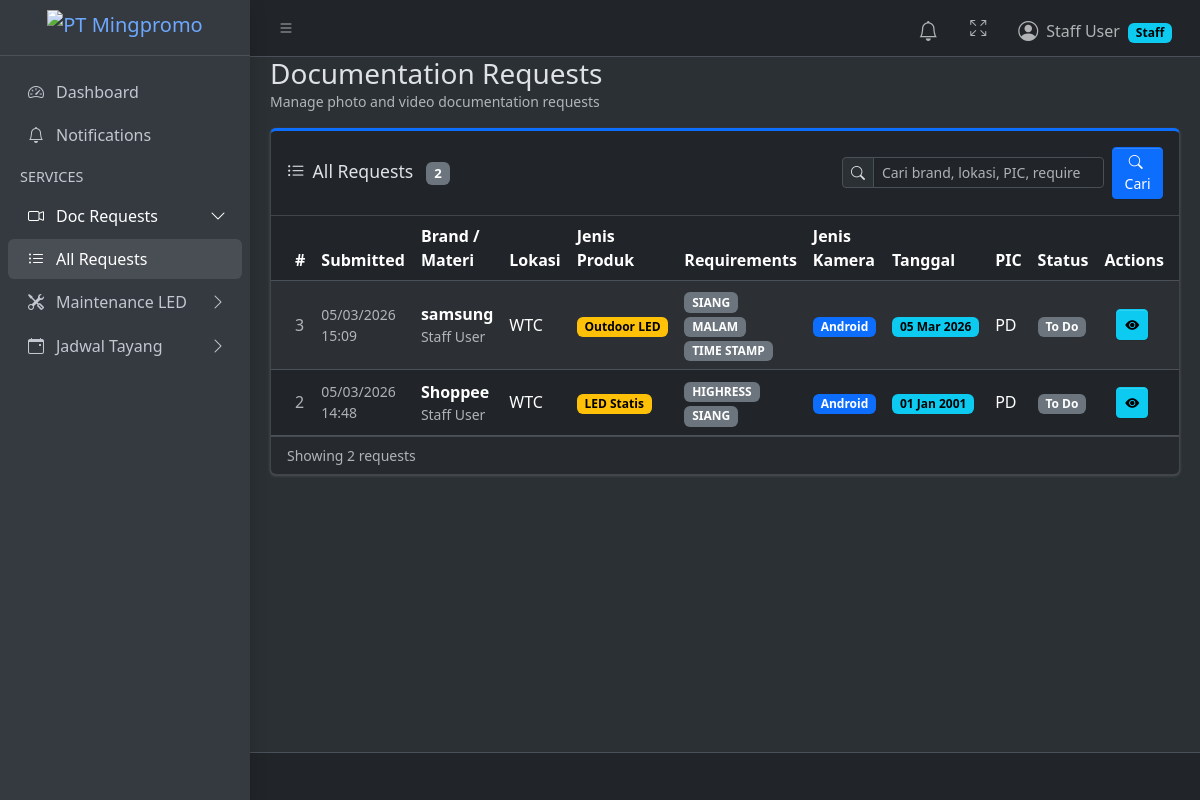
Page /requests/ (signed in) on the earlier database version.
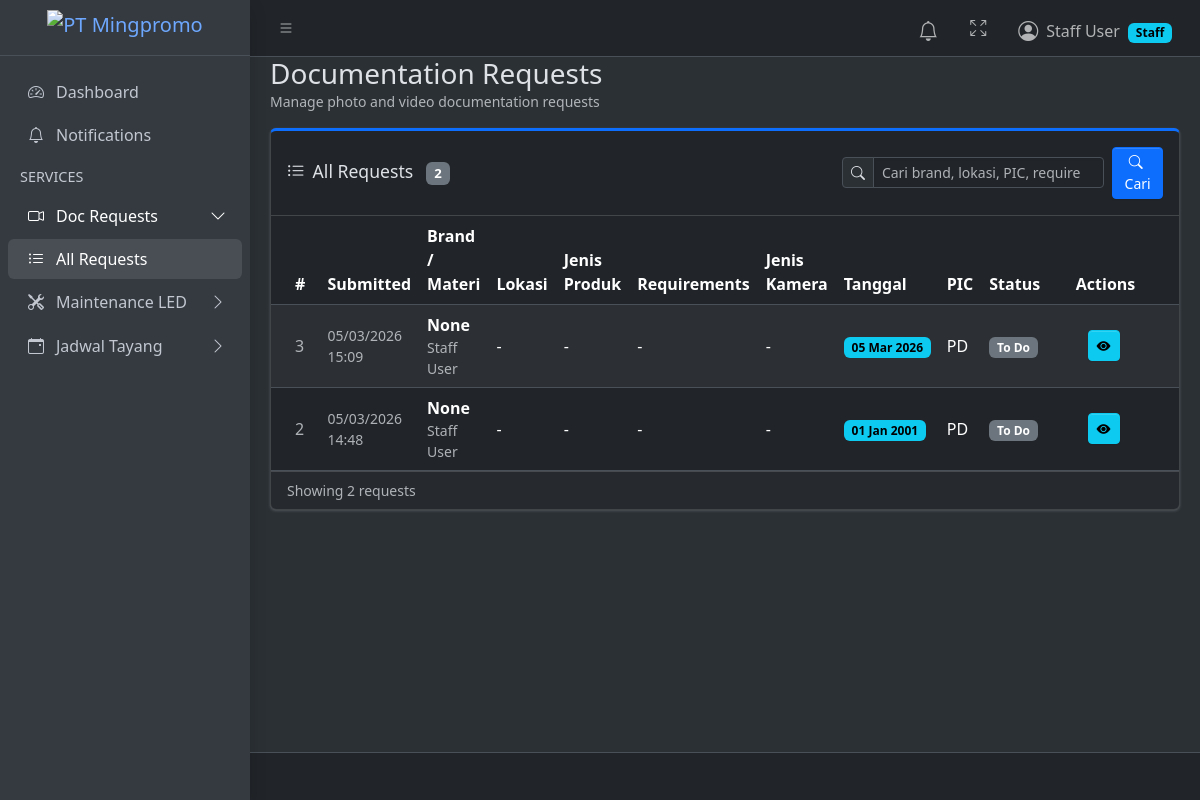
Same page on the later database version.
### products/models.py (models this page shows, shortened)
class DocumentationRequest(models.Model):
    STATUS_CHOICES = [
        ('TODO', 'To Do'),
        ('IN_PROGRESS', 'On Progress'),
        ('DONE', 'Done'),
    ]
    submitted_by = models.ForeignKey(
        settings.AUTH_USER_MODEL,
        on_delete=models.CASCADE,
        related_name="doc_requests",
        verbose_name="Submitted By",
    )
    brand_materi = models.ForeignKey(BrandMateri, on_delete=models.SET_NULL, null=True, verbose_name="Brand / Materi")
    lokasi = models.ManyToManyField(Lokasi, verbose_name="Lokasi")
    jenis_led = models.ForeignKey(LEDType, on_delete=models.SET_NULL, null=True, verbose_name="Jenis Produk")
    tanggal = models.DateField()
    requirements = models.ManyToManyField(Requirement, verbose_name="Requirements")
    view_photo = models.ManyToManyField(ViewPhoto, verbose_name="View Photo")
    jenis_kamera = models.ManyToManyField(cameratype, verbose_name="Jenis Kamera")
    note = models.TextField(blank=True)
    pic_pemohon = models.CharField("PIC Pemohon", max_length=150)
    status = models.CharField(max_length=20, choices=STATUS_CHOICES, default='TODO')
    created_at = models.DateTimeField(auto_now_add=True)
    def lokasi_names(self):
        return list(self.lokasi.order_by("name").values_list("name", flat=True))
    def lokasi_display(self):
        lokasi_names = self.lokasi_names()
        return ", ".join(lokasi_names) if lokasi_names else "-"

class BrandMateri(models.Model):
    name = models.CharField(max_length=200, unique=True)
    def __str__(self):
        return self.name

class LEDType(models.Model):
    name = models.CharField(max_length=100, unique=True)

class Requirement(models.Model):
    name = models.CharField(max_length=100, unique=True)

class cameratype(models.Model):
    name = models.CharField(max_length=100, unique=True)

### products/views.py (the view, shortened to what this page needs)
# urls.py: path("requests/", views.doc_request_list, name="doc_request_list"),
@login_required
def doc_request_list(request):
    search_query = _get_search_query(request)
    if _is_admin(request.user):
        requests = DocumentationRequest.objects.select_related(
            "brand_materi", "jenis_led", "submitted_by"
        ).prefetch_related(
            "lokasi",
            "requirements",
            "view_photo",
            "jenis_kamera",
            "lokasi_assignments__lokasi",
            "lokasi_assignments__pelaksana",
        ).all().order_by("-id")
    else:
        requests = DocumentationRequest.objects.select_related(
            "brand_materi", "jenis_led", "submitted_by"
        ).prefetch_related(
            "lokasi",
            "requirements",
            "view_photo",
            "jenis_kamera",
            "lokasi_assignments__lokasi",
            "lokasi_assignments__pelaksana",
        ).filter(
            submitted_by=request.user
        ).order_by("-id")
    return render(request, "products/request_list.html", {
        "requests": requests,
        "all_dokumentators": Dokumentator.objects.all().order_by("name"),
        "can_create_requests": _is_requester(request.user) or _is_admin(request.user),
        **_search_context(request, "Cari brand, lokasi, PIC, requirement, kamera, atau user"),
    })

### products/views.py (called while the page is built)
def _is_admin(user):
    return user.is_superuser or user.groups.filter(name="admin").exists()

def _is_requester(user):
    return user.groups.filter(name="requester").exists()

def _get_search_query(request):
    return request.GET.get("q", "").strip()

def _search_context(request, placeholder):
    params = request.GET.copy()
    params.pop("page", None)
    search_query = _get_search_query(request)
    return {
        "search_query": search_query,
        "search_active": bool(search_query),
        "search_placeholder": placeholder,
        "page_query": params.urlencode(),
    }

### products/templates/products/request_list.html (shortened to what the changed rows need)
{% extends "layouts/base.html" %}
{% block content %}
<div class="card card-primary card-outline">
    <div class="card-body p-0 table-responsive">
        <table class="table table-striped table-hover align-middle mb-0">
            <thead>
                <tr>
                    <th style="width:50px">#</th>
                    <th>Submitted</th>
                    <th>Brand / Materi</th>
                    <th>Lokasi</th>
                    <th>Jenis Produk</th>
                    <th>Requirements</th>
                    <th>Jenis Kamera</th>
                    <th>Tanggal</th>
                    <th>PIC</th>
                    <th>Status</th>
                    <th style="width:140px" class="text-center">Actions</th>
                </tr>
            </thead>
            <tbody>
                {% for req in requests %}
                <tr data-id="{{ req.id }}">
                    <td class="text-muted">{{ req.id }}</td>
                    <td class="text-muted small">{{ req.created_at|date:"d/m/Y H:i" }}</td>
                    <td>
                        <div class="fw-semibold">{{ req.brand_materi }}</div>
                        <div class="text-muted small">{{ req.submitted_by.get_full_name|default:req.submitted_by.username }}</div>
                    </td>
                    <td>{{ req.lokasi_display }}</td>
                    <td>
                        {% if req.jenis_led %}
                        <span class="badge text-bg-warning">{{ req.jenis_led.name }}</span>
                        {% else %}-{% endif %}
                    </td>
                    <td>
                        {% for r in req.requirements.all %}
                        <span class="badge text-bg-secondary">{{ r.name }}</span>
                        {% empty %}-{% endfor %}
                    </td>
                    <td>
                        {% for k in req.jenis_kamera.all %}
                        <span class="badge text-bg-primary">{{ k.name }}</span>
                        {% empty %}-{% endfor %}
                    </td>
                    <td>
                        <span class="badge text-bg-info">{{ req.tanggal|date:"d M Y" }}</span>
                    </td>
                    <td>{{ req.pic_pemohon }}</td>
                    <td>
                        {% if user.is_superuser or user.groups.all.0.name == "admin" %}
                        <select class="form-select form-select-sm status-select"
                                data-url="{% url 'doc_request_update_status' req.id %}"
                                style="min-width:130px;">
                            <option value="TODO" {% if req.status == "TODO" %}selected{% endif %}>To Do</option>
                            <option value="IN_PROGRESS" {% if req.status == "IN_PROGRESS" %}selected{% endif %}>On Progress</option>
                            <option value="DONE" {% if req.status == "DONE" %}selected{% endif %}>Done</option>
                        </select>
                        {% else %}
                            {% if req.status == "TODO" %}
                            <span class="badge text-bg-secondary">To Do</span>
                            {% elif req.status == "IN_PROGRESS" %}
                            <span class="badge text-bg-warning">On Progress</span>
                            {% elif req.status == "DONE" %}
                            <span class="badge text-bg-success">Done</span>
                            {% endif %}
                        {% endif %}
                    </td>
                    <td class="text-center text-nowrap">
                        <a href="{% url 'doc_request_detail' req.id %}" class="btn btn-sm btn-info me-1" title="View Detail">
                            <i class="bi bi-eye-fill"></i>
                        </a>
                    </td>
                </tr>
                {% endfor %}
            </tbody>
        </table>
    </div>
</div>
{% endblock %}

Differences in the rows shown:
removed Requirement: name "SIANG"
removed Requirement: name "MALAM", shown under DocumentationRequest "05 Mar 2026"
removed Requirement: name "TIME STAMP", shown under DocumentationRequest "05 Mar 2026"
removed cameratype: name "Android"
removed Requirement: name "HIGHRESS", shown under DocumentationRequest "01 Jan 2001"
changed DocumentationRequest "05 Mar 2026": brand_materi "samsung" → "None"; lokasi_display "WTC" → "-"; jenis_led.name "Outdoor LED" → (not shown); now shows "-"; now shows "- -"
changed DocumentationRequest "01 Jan 2001": brand_materi "Shoppee" → "None"; lokasi_display "WTC" → "-"; jenis_led.name "LED Statis" → (not shown); now shows "-"; now shows "- -"
